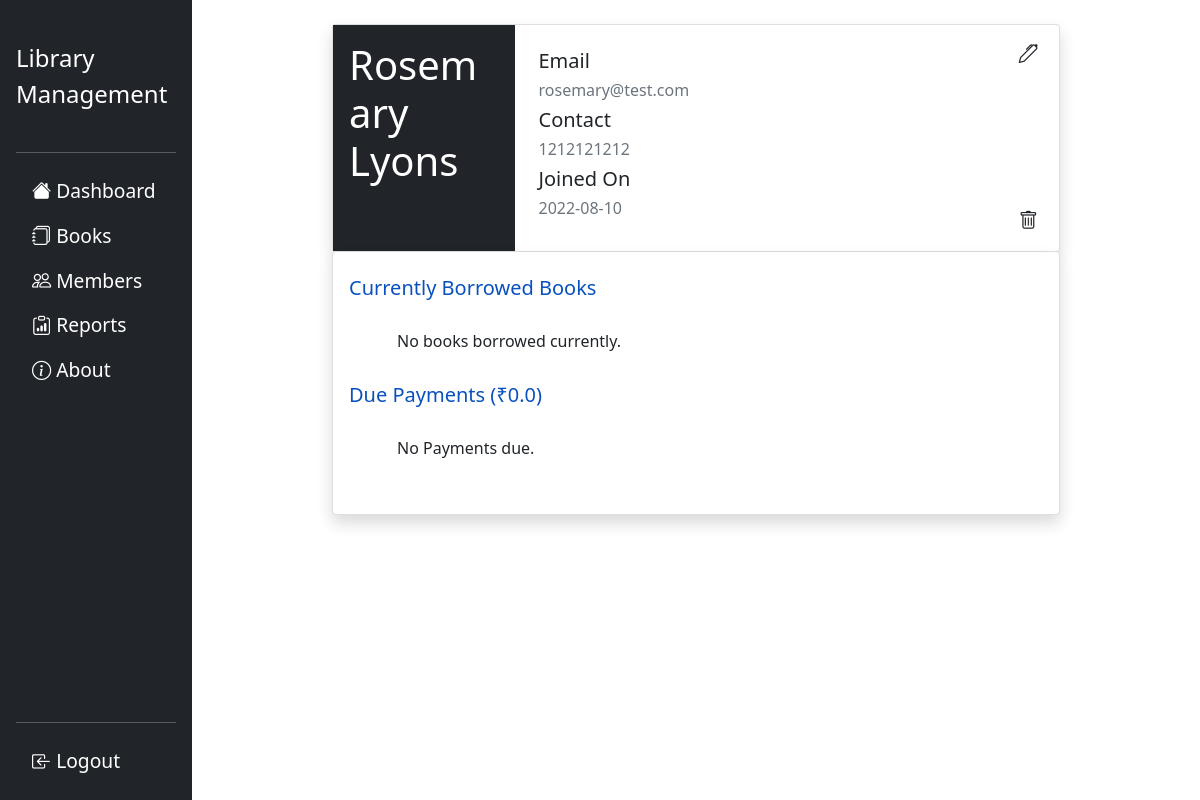
Screenshot of /member_info/1 (signed in) with the database file from the repository.
### flasklib/models.py (models this page shows, shortened)
class Member(db.Model):
    mid=db.Column(db.Integer,primary_key=True)
    mname=db.Column(db.String(20),nullable=False)
    email=db.Column(db.String,unique=True,nullable=False)
    contact=db.Column(db.String(12),nullable=False)
    date_added=db.Column(db.DateTime,default=datetime.utcnow)
    debt=db.Column(db.Float,nullable=False,default=0)
    dues=db.Column(db.String,default='')
    books=db.relationship('Book',backref='issued_to',lazy=True)
    issues=db.relationship('BookIssue',backref='issues',lazy=True)

### flasklib/members/routes.py (the view, shortened to what this page needs)
@members.route("/member_info/<int:mid>",methods=['GET','POST'])
@login_required
def member_info(mid):
    member=Member.query.get(mid)
    borrowed=[]
    for i in member.issues:
        if i.returned==0:
            borrowed.append(Book.query.get(i.bid))
    dues=member.dues.split(',')
    dues.pop()
    issuedues=[]
    for due in dues:
        issuedues.append(BookIssue.query.get(due))
    return render_template('templates_members/member_info.html',title='Member Info',member=member,borrowed=borrowed,issuedues=issuedues)

### flasklib/models.py (called while the page is built)
@login_manager.user_loader
def load_user(user_id):
    return Admin.query.get(int(user_id))

### flasklib/templates/templates_members/member_info.html
{% extends 'layout.html' %}
{% block content %}
<div class="container col-9">
    <div class="card shadow rounded">
        <div class="row g-0">
            <div class="col-md-3 p-0" style="background-color:rgb(33,37,41);">
                <h2 class="text-white display-6 m-3">{{ member.mname }}</h2>
            </div>
            <div class="col-md-9 p-2">
                <div class="card-body">
                    <h5>Email</h5><h6 class="text-muted">{{ member.email }}</h6>
                    <h5>Contact</h5><h6 class="text-muted">{{ member.contact }}</h6>
                    <h5>Joined On</h5><h6 class="text-muted">{{ member.date_added.date() }}</h6>
                    <a class="btn position-absolute top-0 end-0 m-2" href="{{ url_for('members.update_member',mid=member.mid) }}" data-bs-toggle="tooltip"
                    data-bs-placement="bottom" title="Update">
                        <i class="bi bi-pen" style="font-size: 1.2rem;"></i>
                    </a>
                    <form class="position-absolute bottom-0 end-0 m-2" action="{{ url_for('members.delete_member',mid=member.mid) }}" method="POST" data-bs-toggle="tooltip"
                        data-bs-placement="bottom" title="Delete" style="width: 45.2px;display: inline;margin: 2px;">
                        <button type="submit" class="btn">
                            <i class="bi bi-trash" style="font-size: 1.2rem;"></i>
                        </button>
                    </form>
                </div>
            </div>
        </div>
    </div>
    <div class="card border-top-0 shadow rounded">
        <div class="card-body p-3 py-4">
            <h5 style="color: #0951be;">Currently Borrowed Books</h5><br>
                {% if borrowed|length>0 %}
                <div class="col-11 container">
                    <table class="table table-bordered table-responsive">
                        <thead class="">
                            <tr>
                            <th scope="col">Book Id</th>
                            <th scope="col">Title</th>
                            <th scope="col">Author</th>
                            <th scope="col">Issue Date</th>
                            <th scope="col">Issue Days</th>
                            <th scope="col">Options</th>
                            </tr>
                        </thead>
                        <tbody>
                        {% for i in range(borrowed|length) %}
                            <tr>
                            <td class="p-2">{{ borrowed[i].bid }}</td>
                            <td class="p-2">{{ borrowed[i].title }}</td>
                            <td class="p-2">{{ borrowed[i].authors }}</td>
                            {% set issuedate = member.issues[i].issue_date|string %}
                            <td class="p-2">{{ issuedate[:10] }}</td>
                            <td class="p-2">{{ member.issues[i].days }}</td>
                            <td class="p-2">
                                <form action="{{ url_for('issues.issue_return',bid=borrowed[i].bid) }}" method="GET" >
                                <button type="submit" class="btn btn-sm btn-outline-dark">Return</button>
                                </form>
                            </td>
                            </tr>
                        {% endfor %}
                        </tbody>
                    </table>
                </div>
                {% else %}
                    <h6 class="px-5">No books borrowed currently.</h6><br>
                {% endif %}
            <h5 style="color: #0951be;">Due Payments (₹{{ member.debt }})</h5><br>
            {% if member.debt>0 %}
            <div class="col-11 container">
                <table class="table table-bordered">
                    <thead class="text-center">
                        <tr>
                        <th scope="col">Issue Id</th>
                        <th scope="col">Book Id</th>
                        <th scope="col">Issue Date</th>
                        <th scope="col">Due Date</th>
                        <th scope="col">Fee</th>
                        <th scope="col">
                            <form action="{{ url_for('members.member_info',mid=member.mid,issue_id=0) }}" method="POST" >
                            <button type="submit" class="btn btn-sm btn-outline-dark">Pay All</button>
                            </form>
                        </th>
                        </tr>
                    </thead>
                    <tbody class="text-center">
                    {% for issuedue in issuedues %}
                        <tr>
                        <td class="p-3">{{ issuedue.issue_id }}</td>
                        <td class="p-3">{{ issuedue.bid }}</td>
                        {% set issuedate = issuedue.issue_date|string %}
                        <td class="p-3">{{ issuedate[:10] }}</td>
                        {% set duedate = issuedue.due_date|string %}
                        <td class="p-3">{{ duedate[:10] }}</td>
                        <td class="p-3">₹{{ issuedue.fee }}</td>
                        <td class="p-3">
                            <form action="{{ url_for('members.member_info',mid=member.mid,issue_id=issuedue.issue_id) }}" method="POST" >
                            <button type="submit" class="btn btn-sm btn-outline-dark">Pay</button>
                            </form>
                        </td>
                        </tr>
                    {% endfor %}
                    </tbody>
                </table>
            </div>
            {% else %}
            <h6 class="px-5">No Payments due.</h6><br>
            {% endif %}
        </div>
    </div>
</div>
{% endblock content %}

### rows the page displays
Member: mname "Rosemary Lyons", email "rosemary@test.com", contact "1212121212", date_added "2022-08-10", debt "0.0"
